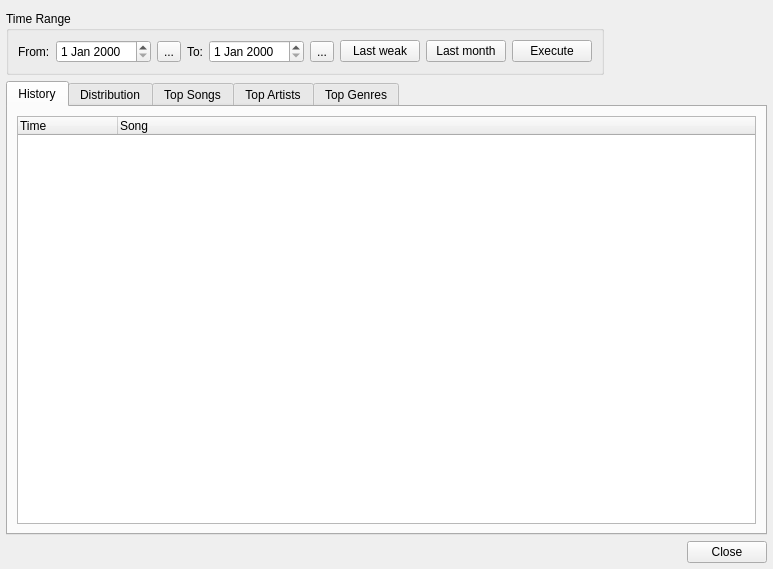
<?xml version="1.0" encoding="UTF-8"?>
<ui version="4.0">
 <class>HistoryWindow</class>
 <widget class="QWidget" name="HistoryWindow">
  <property name="geometry">
   <rect>
    <x>0</x>
    <y>0</y>
    <width>773</width>
    <height>569</height>
   </rect>
  </property>
  <property name="windowTitle">
   <string>History</string>
  </property>
  <layout class="QGridLayout" name="gridLayout">
   <property name="leftMargin">
    <number>6</number>
   </property>
   <property name="rightMargin">
    <number>6</number>
   </property>
   <property name="bottomMargin">
    <number>6</number>
   </property>
   <item row="0" column="0">
    <widget class="QGroupBox" name="groupBox">
     <property name="title">
      <string>Time Range</string>
     </property>
     <layout class="QHBoxLayout" name="horizontalLayout">
      <item>
       <widget class="QLabel" name="label">
        <property name="text">
         <string>From:</string>
        </property>
       </widget>
      </item>
      <item>
       <widget class="QDateEdit" name="fromDateEdit"/>
      </item>
      <item>
       <widget class="QToolButton" name="fromButton">
        <property name="text">
         <string>...</string>
        </property>
       </widget>
      </item>
      <item>
       <widget class="QLabel" name="label_2">
        <property name="text">
         <string>To:</string>
        </property>
       </widget>
      </item>
      <item>
       <widget class="QDateEdit" name="toDateEdit"/>
      </item>
      <item>
       <widget class="QToolButton" name="toButton">
        <property name="text">
         <string>...</string>
        </property>
       </widget>
      </item>
      <item>
       <widget class="QPushButton" name="lastWeakButton">
        <property name="text">
         <string>Last weak</string>
        </property>
       </widget>
      </item>
      <item>
       <widget class="QPushButton" name="lastMonthButton">
        <property name="text">
         <string>Last month</string>
        </property>
       </widget>
      </item>
      <item>
       <widget class="QPushButton" name="executeButton">
        <property name="text">
         <string>Execute</string>
        </property>
       </widget>
      </item>
     </layout>
    </widget>
   </item>
   <item row="0" column="1">
    <spacer name="horizontalSpacer">
     <property name="orientation">
      <enum>Qt::Horizontal</enum>
     </property>
     <property name="sizeHint" stdset="0">
      <size>
       <width>234</width>
       <height>20</height>
      </size>
     </property>
    </spacer>
   </item>
   <item row="1" column="0" colspan="2">
    <widget class="QTabWidget" name="tabWidget">
     <property name="currentIndex">
      <number>0</number>
     </property>
     <widget class="QWidget" name="tab">
      <attribute name="title">
       <string>History</string>
      </attribute>
      <layout class="QVBoxLayout" name="verticalLayout">
       <item>
        <widget class="QTreeWidget" name="historyTreeWidget">
         <property name="editTriggers">
          <set>QAbstractItemView::NoEditTriggers</set>
         </property>
         <property name="showDropIndicator" stdset="0">
          <bool>false</bool>
         </property>
         <property name="alternatingRowColors">
          <bool>true</bool>
         </property>
         <property name="uniformRowHeights">
          <bool>true</bool>
         </property>
         <column>
          <property name="text">
           <string>Time</string>
          </property>
         </column>
         <column>
          <property name="text">
           <string>Song</string>
          </property>
         </column>
        </widget>
       </item>
      </layout>
     </widget>
     <widget class="QWidget" name="tab_2">
      <attribute name="title">
       <string>Distribution</string>
      </attribute>
      <layout class="QVBoxLayout" name="verticalLayout_2">
       <item>
        <widget class="QTreeWidget" name="distributionTreeWidget">
         <property name="editTriggers">
          <set>QAbstractItemView::NoEditTriggers</set>
         </property>
         <property name="alternatingRowColors">
          <bool>true</bool>
         </property>
         <column>
          <property name="text">
           <string>Day</string>
          </property>
         </column>
         <column>
          <property name="text">
           <string>Play counts</string>
          </property>
         </column>
        </widget>
       </item>
      </layout>
     </widget>
     <widget class="QWidget" name="tab_3">
      <attribute name="title">
       <string>Top Songs</string>
      </attribute>
      <layout class="QVBoxLayout" name="verticalLayout_3">
       <item>
        <widget class="QTreeWidget" name="topSongsTreeWidget">
         <property name="editTriggers">
          <set>QAbstractItemView::NoEditTriggers</set>
         </property>
         <property name="alternatingRowColors">
          <bool>true</bool>
         </property>
         <column>
          <property name="text">
           <string>Song</string>
          </property>
         </column>
         <column>
          <property name="text">
           <string>Play counts</string>
          </property>
         </column>
        </widget>
       </item>
      </layout>
     </widget>
     <widget class="QWidget" name="tab_4">
      <attribute name="title">
       <string>Top Artists</string>
      </attribute>
      <layout class="QVBoxLayout" name="verticalLayout_4">
       <item>
        <widget class="QTreeWidget" name="topArtistsTreeWidget">
         <property name="editTriggers">
          <set>QAbstractItemView::NoEditTriggers</set>
         </property>
         <property name="alternatingRowColors">
          <bool>true</bool>
         </property>
         <column>
          <property name="text">
           <string>Artist</string>
          </property>
         </column>
         <column>
          <property name="text">
           <string>Play counts</string>
          </property>
         </column>
        </widget>
       </item>
      </layout>
     </widget>
     <widget class="QWidget" name="tab_5">
      <attribute name="title">
       <string>Top Genres</string>
      </attribute>
      <layout class="QVBoxLayout" name="verticalLayout_5">
       <item>
        <widget class="QTreeWidget" name="topGenresTreeWidget">
         <property name="editTriggers">
          <set>QAbstractItemView::NoEditTriggers</set>
         </property>
         <property name="alternatingRowColors">
          <bool>true</bool>
         </property>
         <column>
          <property name="text">
           <string>Genre</string>
          </property>
         </column>
         <column>
          <property name="text">
           <string>Play counts</string>
          </property>
         </column>
        </widget>
       </item>
      </layout>
     </widget>
    </widget>
   </item>
   <item row="2" column="0" colspan="2">
    <widget class="QDialogButtonBox" name="buttonBox">
     <property name="standardButtons">
      <set>QDialogButtonBox::Close</set>
     </property>
    </widget>
   </item>
  </layout>
 </widget>
 <resources/>
 <connections>
  <connection>
   <sender>buttonBox</sender>
   <signal>rejected()</signal>
   <receiver>HistoryWindow</receiver>
   <slot>close()</slot>
   <hints>
    <hint type="sourcelabel">
     <x>691</x>
     <y>496</y>
    </hint>
    <hint type="destinationlabel">
     <x>750</x>
     <y>516</y>
    </hint>
   </hints>
  </connection>
 </connections>
</ui>
